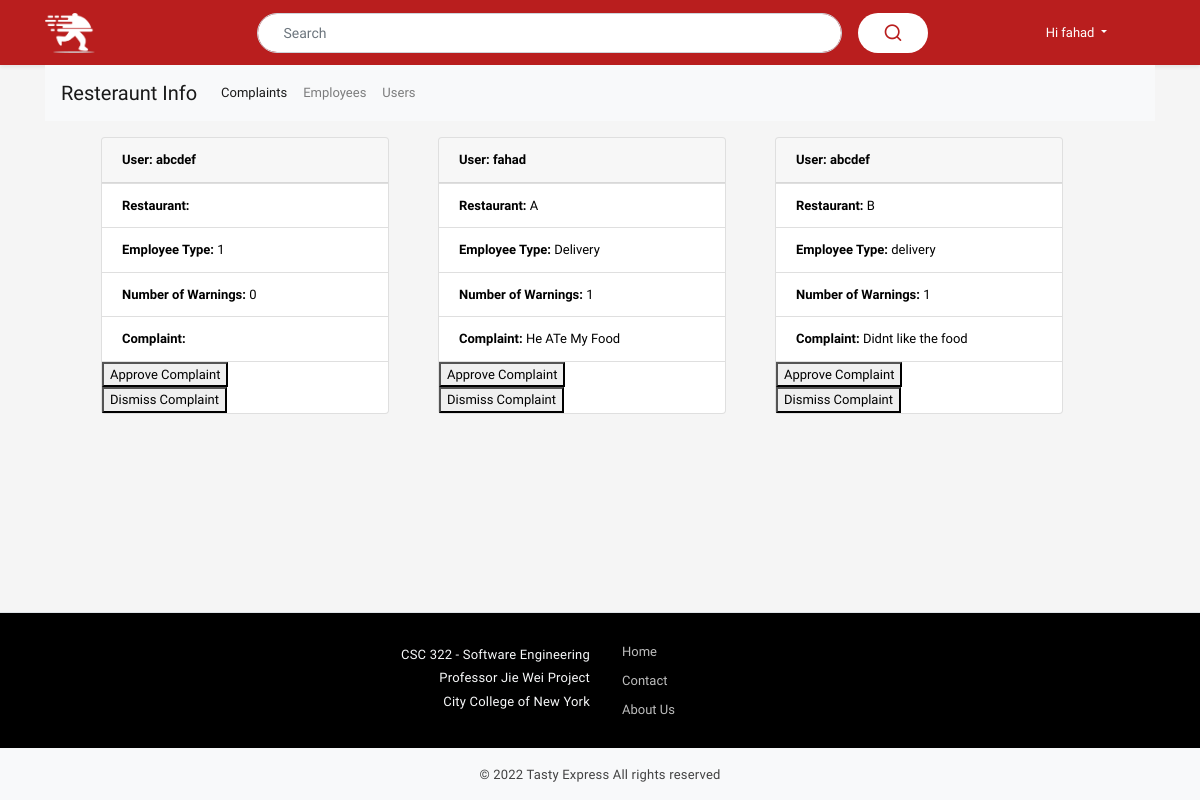
The app's page /manager.html (signed in), older data.
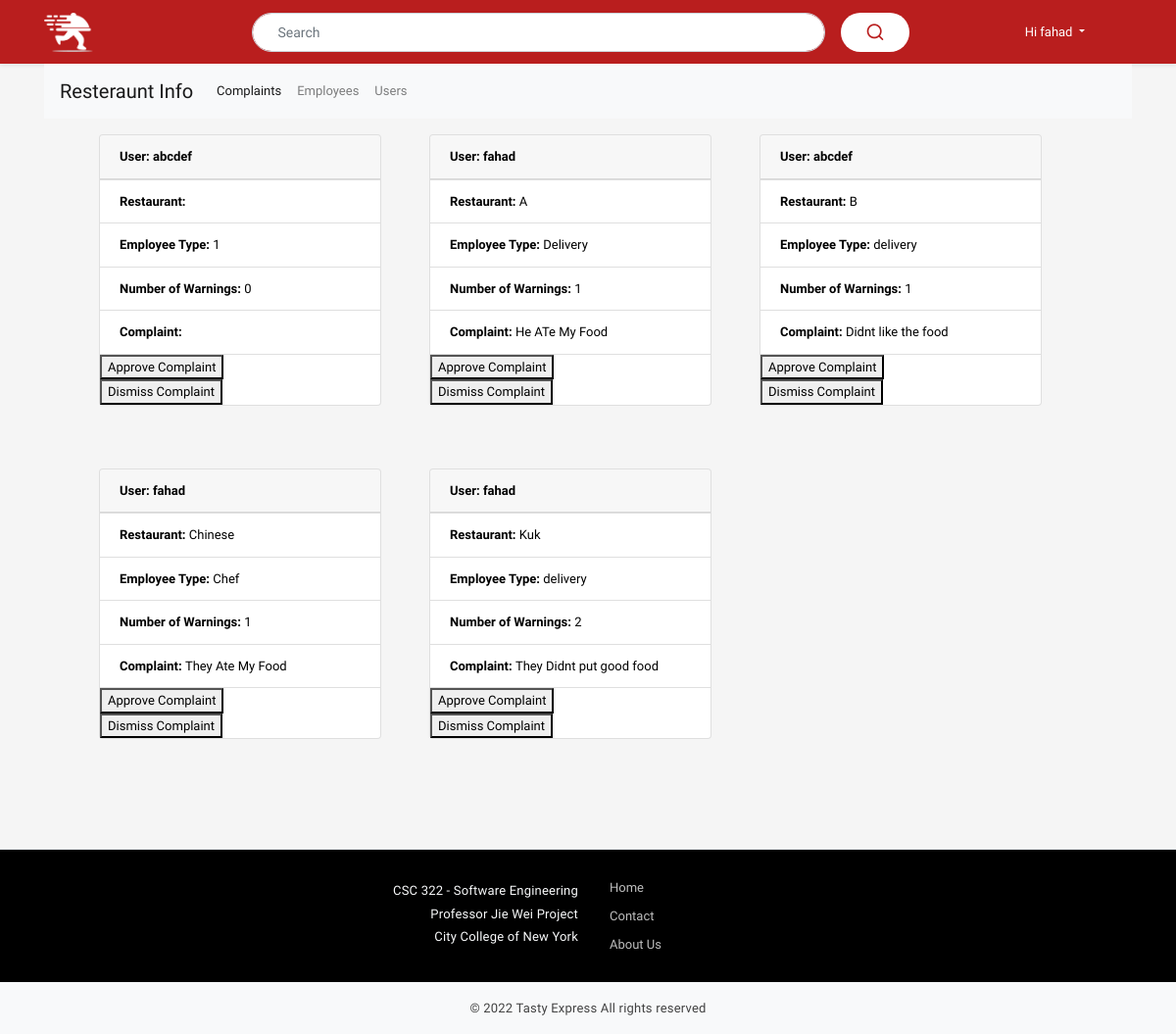
The same page, newer data.
### server.py (models this page shows)
class complaints(db.Model):
    cid = db.Column(db.Integer, primary_key=True)
    restaurant_name = db.Column(db.String(80))
    employee = db.Column(db.String(120))
    userWarnings = db.Column(db.Integer)
    emplnumWarnings = db.Column(db.Integer)
    numWarnings = db.Column(db.Integer)
    text = db.Column(db.VARCHAR)
    username = db.Column(db.String(120))

### server.py (the view)
@app.route("/manager.html")
def manager_page():
    table = complaints.query.all()
    return render_template("manager.html", complaints = table)

### server.py (called while the page is built)
@login_manager.user_loader
def load_user(user_id):
    return user.query.get(int(user_id))

@app.context_processor
def base():
    return dict(account_type=session['account_type'],
                user_first_name=session['user_first_name'])

### templates/manager.html (shortened to what this page needs)
<!doctype html>
{% extends 'base.html' %}
{% block content %}
<div class="container">
  <div id="navbar">
  <nav class="navbar navbar-expand-lg navbar-light bg-light">
    <a class="navbar-brand" href="#">Resteraunt Info</a>
    <div class="collapse navbar-collapse" id="navbarNavDropdown">
      <ul class="navbar-nav">
        <li class="nav-item active">
          <a class="nav-link" href="manager.html" id="nav-complaints"> Complaints <span class="sr-only">(current)</span></a>
        </li>
        <li class="nav-item">
          <a class="nav-link" href="manager_employees.html" id="nav-employees"> Employees </a>
        </li>
        <li class="nav-item">
          <a class="nav-link" href="manager_users.html" id="nav-users" > Users </a>
        </li>
      </ul>
    </div>
  </nav>
</div>
</div>
 <div class="container">
     <div class="container mt-3">
       <div class="row">
         {% for complaint in complaints %}
           <div class="card-deck">
               <div class="card" style="width: 18rem;
                                        margin-left: 4rem;
                                        margin-bottom: 4rem;">
                 <div class="card-header">
                   <b>User: {{complaint['username']}}</b>
                 </div>
                 <ul class="list-group list-group-flush">
                   <li class="list-group-item"><b>Restaurant: </b>{{complaint['restaurant_name']}}</li>
                   <li class="list-group-item"><b>Employee Type: </b>{{complaint['employee']}}</li>
                   <li class="list-group-item"><b>Number of Warnings: </b>{{complaint['emplnumWarnings']}}</li>
                   <li class="list-group-item"><b>Complaint: </b>{{complaint['text']}}</li>
                   <a href="{{url_for('manager_complaints_handle',approve=True,employee=complaint['employee'])}}"><button type="button" name="button">Approve Complaint</button></a>
                   <a href="{{url_for('manager_complaints_handle',approve=False,user=complaint['username'])}}"><button type="button" name="button">Dismiss Complaint</button></a>
                 </ul>
               </div>
           </div>
           {% endfor %}
       </div>
   </div>
 </div>
{% endblock %}

Row changes from the older to the newer data that the page shows:
added complaints: username "fahad", restaurant_name "Chinese", employee "Chef", emplnumWarnings "1", text "They Ate My Food"
added complaints: username "fahad", restaurant_name "Kuk", employee "delivery", emplnumWarnings "2", text "They Didnt put good food"
